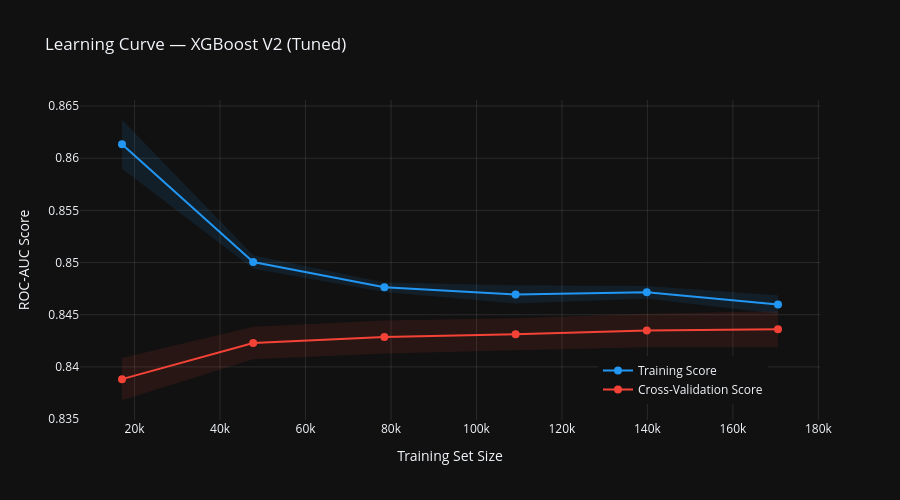

Notebook code for this chart:
### Markdown cell above
## 14. Learning Curves
Learning curves help diagnose if the tuned model is suffering from high bias (underfitting) or high variance (overfitting).

### Code cell
# Generate learning curve on XGBoost V2 for speed
train_sizes, train_scores, test_scores = learning_curve(
    xgb_v2, X_train, y_train, cv=3, scoring='roc_auc',
    train_sizes=np.linspace(0.1, 1.0, 6), n_jobs=-1, random_state=42
)

train_mean = np.mean(train_scores, axis=1)
train_std = np.std(train_scores, axis=1)
test_mean = np.mean(test_scores, axis=1)
test_std = np.std(test_scores, axis=1)

fig = go.Figure()

# Training score band
fig.add_trace(go.Scatter(
    x=np.concatenate([train_sizes, train_sizes[::-1]]),
    y=np.concatenate([train_mean + train_std, (train_mean - train_std)[::-1]]),
    fill='toself',
    fillcolor='rgba(33,150,243,0.1)',
    line=dict(color='rgba(0,0,0,0)'),
    showlegend=False,
    name='Training ±1 std',
))
# Training score line
fig.add_trace(go.Scatter(
    x=train_sizes, y=train_mean,
    mode='lines+markers',
    name='Training Score',
    line=dict(color='#2196F3', width=2),
    marker=dict(size=8),
))

# CV score band
fig.add_trace(go.Scatter(
    x=np.concatenate([train_sizes, train_sizes[::-1]]),
    y=np.concatenate([test_mean + test_std, (test_mean - test_std)[::-1]]),
    fill='toself',
    fillcolor='rgba(244,67,54,0.1)',
    line=dict(color='rgba(0,0,0,0)'),
    showlegend=False,
    name='CV ±1 std',
))
# CV score line
fig.add_trace(go.Scatter(
    x=train_sizes, y=test_mean,
    mode='lines+markers',
    name='Cross-Validation Score',
    line=dict(color='#F44336', width=2),
    marker=dict(size=8),
))

fig.update_layout(
    title='Learning Curve — XGBoost V2 (Tuned)',
    xaxis=dict(title='Training Set Size', gridcolor='rgba(255,255,255,0.1)'),
    yaxis=dict(title='ROC-AUC Score', gridcolor='rgba(255,255,255,0.1)'),
    template='plotly_dark',
    height=500,
    legend=dict(x=0.7, y=0.05),
)
fig.show()

### Figure 1 — Plotly figure (JSON) as saved in the notebook; plotly's stock layout.template omitted (floating-point values rounded to 4 significant figures)
{"data": [{"fill": "toself", "fillcolor": "rgba(33,150,243,0.1)", "line": {"color": "rgba(0,0,0,0)"}, "name": "Training ±1 std", "showlegend": false, "type": "scatter", "x": [17055, 47755, 78456, 109156, 139856, 170557, 170557, 139856, 109156, 78456, 47755, 17055], "y": [0.8637, 0.8507, 0.8481, 0.8478, 0.8477, 0.8469, 0.8451, 0.8465, 0.8461, 0.8472, 0.8494, 0.859]}, {"line": {"color": "#2196F3", "width": 2}, "marker": {"size": 8}, "mode": "lines+markers", "name": "Training Score", "type": "scatter", "x": [17055, 47755, 78456, 109156, 139856, 170557], "y": [0.8613, 0.85, 0.8476, 0.8469, 0.8471, 0.846]}, {"fill": "toself", "fillcolor": "rgba(244,67,54,0.1)", "line": {"color": "rgba(0,0,0,0)"}, "name": "CV ±1 std", "showlegend": false, "type": "scatter", "x": [17055, 47755, 78456, 109156, 139856, 170557, 170557, 139856, 109156, 78456, 47755, 17055], "y": [0.8409, 0.8439, 0.8444, 0.8447, 0.8451, 0.8453, 0.8419, 0.8419, 0.8416, 0.8413, 0.8407, 0.8368]}, {"line": {"color": "#F44336", "width": 2}, "marker": {"size": 8}, "mode": "lines+markers", "name": "Cross-Validation Score", "type": "scatter", "x": [17055, 47755, 78456, 109156, 139856, 170557], "y": [0.8388, 0.8423, 0.8429, 0.8431, 0.8435, 0.8436]}], "layout": {"height": 500, "legend": {"x": 0.7, "y": 0.05}, "title": {"text": "Learning Curve — XGBoost V2 (Tuned)"}, "xaxis": {"gridcolor": "rgba(255,255,255,0.1)", "title": {"text": "Training Set Size"}}, "yaxis": {"gridcolor": "rgba(255,255,255,0.1)", "title": {"text": "ROC-AUC Score"}}}}
